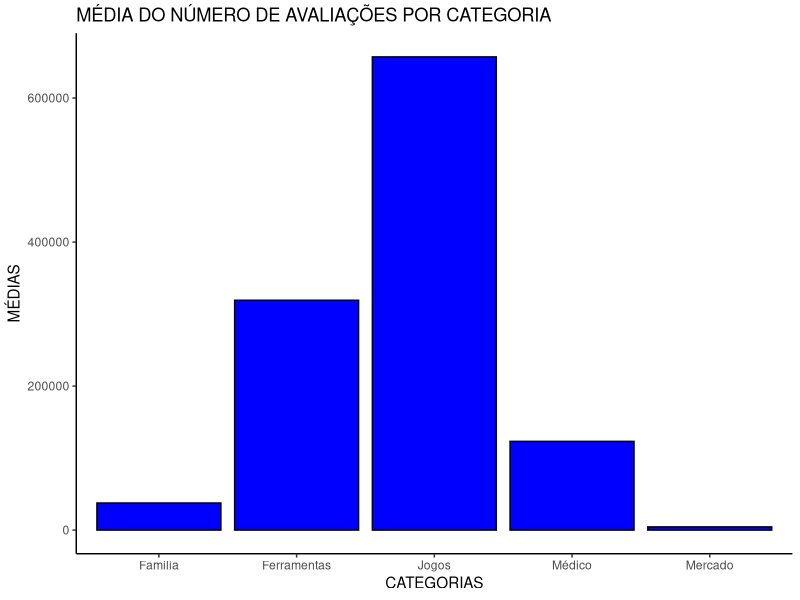
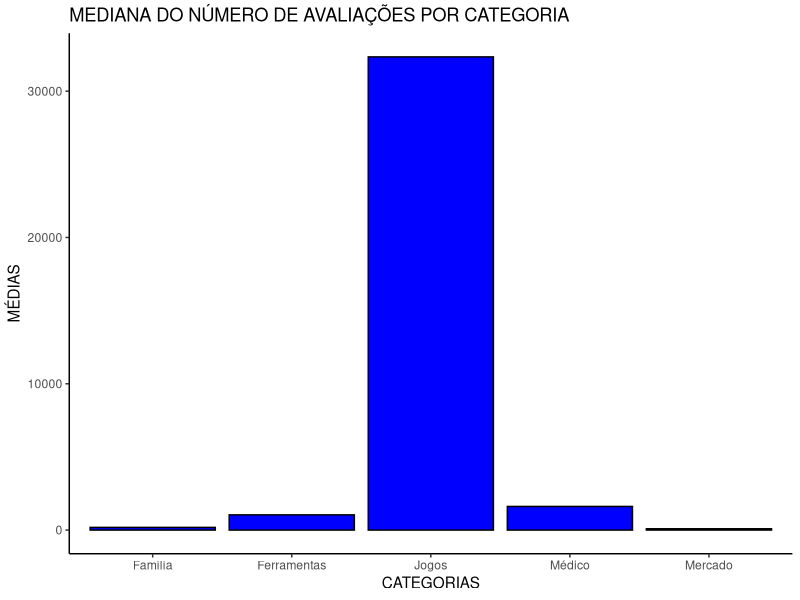
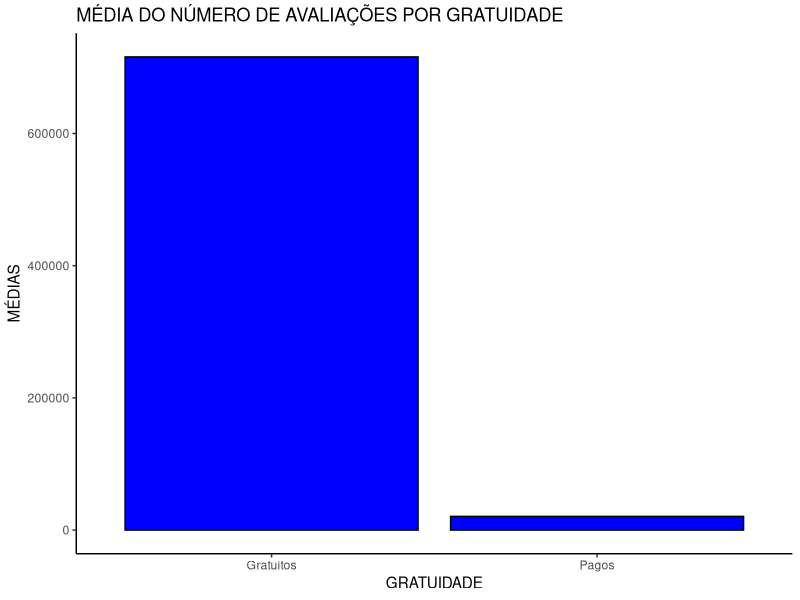
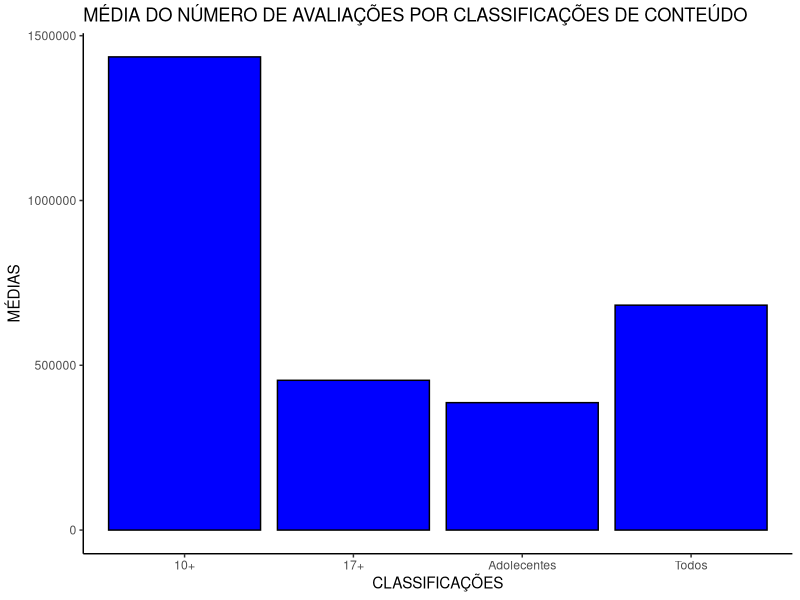
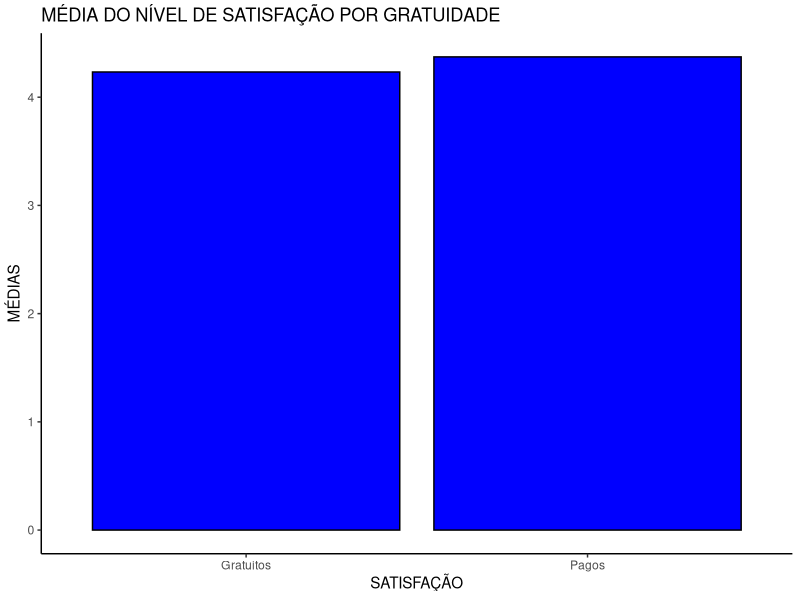
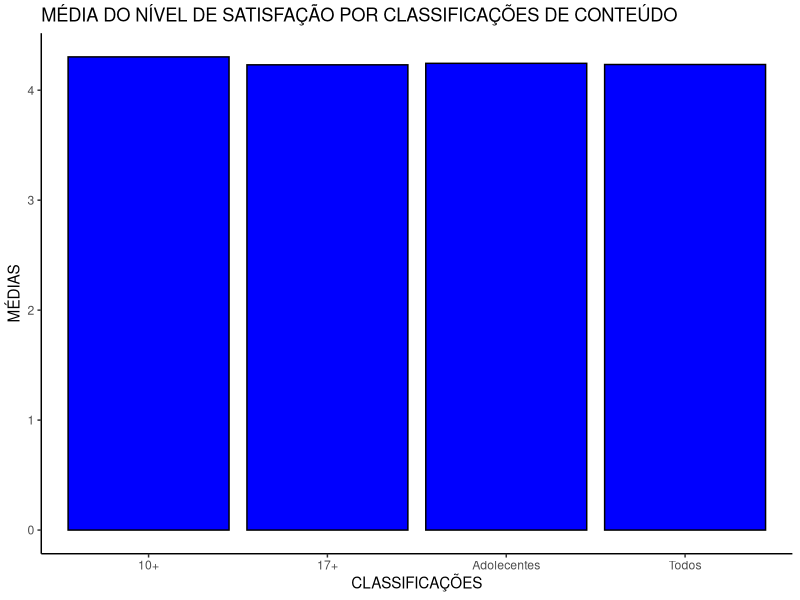

Source code (R) for these figures, in order:
library(tidyverse)
df = read.csv('googleplaystore.csv')

#Tratamento para a plotagem dos gráficos
categories = c('Ferramentas', 'Familia', 'Médico', 'Jogos', 'Mercado')
df$Category[df$Category=='TOOLS'] = categories[1]
df$Category[df$Category=='FAMILY'] = categories[2]
df$Category[df$Category=='MEDICAL'] = categories[3]
df$Category[df$Category=='GAME'] = categories[4]
df$Category[df$Category=='BUSINESS'] = categories[5]

df_tools = df %>%
  filter(df$Category==categories[1])
df_family = df %>%
  filter(df$Category==categories[2])
df_medical = df %>%
  filter(df$Category==categories[3])
df_game = df %>%
  filter(df$Category==categories[4])
df_business = df %>%
  filter(df$Category==categories[5])

#obtendo a média e mediana de opiniões de cada categoria de aplicativo
means = c(mean(df_tools$Reviews), 
          mean(df_business$Reviews), 
          mean(df_family$Reviews), 
          mean(df_game$Reviews), 
          mean(df_medical$Reviews))
medians = c(median(df_tools$Reviews), 
          median(df_business$Reviews), 
          median(df_family$Reviews), 
          median(df_game$Reviews), 
          median(df_medical$Reviews))

options(scipen=999) # para tirar as notações científicas dos gráficos

#criação do boxplot de avaliações por categoria
boxplot = ggplot(df, aes(y = df$Rating, x = df$Category)) +
  geom_boxplot(fill = 'blue', color = 'black') +
  ylab('AVALIAÇÕES') +
  xlab('CATEGORIAS') +
  ggtitle('DISTRIBUIÇÃO DAS AVALIAÇÕES DO APLICATIVO POR CATEGORIA') +
  theme_classic()



#gráfico da media de numero de avaliações (interesse) por categoria
df_bar = data.frame(médias = means,
                    categorias = categories,
                    medianas = medians)

ggplot(df_bar, aes(y = df_bar$médias, x = df_bar$categorias)) +
  geom_bar(stat = "identity", fill = 'blue', color = 'black') +
  xlab('CATEGORIAS') +
  ylab('MÉDIAS') +
  ggtitle('MÉDIA DO NÚMERO DE AVALIAÇÕES POR CATEGORIA') +
  theme_classic()
print(barplot)

#gráfico da media de numero de avaliações (interesse) por categoria
ggplot(df_bar, aes(y = df_bar$medianas, x = df_bar$categorias)) +
  geom_bar(stat = "identity", fill = 'blue', color = 'black') +
  xlab('CATEGORIAS') +
  ylab('MÉDIAS') +
  ggtitle('MEDIANA DO NÚMERO DE AVALIAÇÕES POR CATEGORIA') +
  theme_classic()

#usaremos agora somente o df_game

#grafico de numero de avaliações por gratuidade
df_g1 = data.frame(gratuidade = c('Gratuitos', 'Pagos'),
                  medias = c(mean(df_game$Reviews[df_game$Type == "Free"]),
                             mean(df_game$Reviews[df_game$Type == "Paid"])
                             )
                  )

ggplot(df_g1, aes(y = df_g1$medias, x = df_g1$gratuidade)) +
  geom_bar(stat = "identity", fill = 'blue', color = 'black') +
  xlab('GRATUIDADE') +
  ylab('MÉDIAS') +
  ggtitle('MÉDIA DO NÚMERO DE AVALIAÇÕES POR GRATUIDADE') +
  theme_classic()

#grafico de numero de avaliações por classificação
df_g2 = data.frame(classificações = c('10+', '17+', 'Todos', 'Adolecentes'),
                   medias = c(mean(df_game$Reviews[df_game$Content.Rating == "Everyone 10+"]),
                              mean(df_game$Reviews[df_game$Content.Rating == "Mature 17+"]),
                              mean(df_game$Reviews[df_game$Content.Rating == "Everyone"]),
                              mean(df_game$Reviews[df_game$Content.Rating == "Teen"]
                              )
                   )
)

ggplot(df_g2, aes(y = df_g2$medias, x = df_g2$classificações)) +
  geom_bar(stat = "identity", fill = 'blue', color = 'black') +
  xlab('CLASSIFICAÇÕES') +
  ylab('MÉDIAS') +
  ggtitle('MÉDIA DO NÚMERO DE AVALIAÇÕES POR CLASSIFICAÇÕES DE CONTEÚDO') +
  theme_classic()

#grafico de satisfação por gratuidade
df_g3 = data.frame(gratuidade = c('Gratuitos', 'Pagos'),
                   medias = c(mean(df_game$Rating[df_game$Type == "Free"]),
                              mean(df_game$Rating[df_game$Type == "Paid"])
                   )
)

ggplot(df_g3, aes(y = df_g3$medias, x = df_g3$gratuidade)) +
  geom_bar(stat = "identity", fill = 'blue', color = 'black') +
  xlab('SATISFAÇÃO') +
  ylab('MÉDIAS') +
  ggtitle('MÉDIA DO NÍVEL DE SATISFAÇÃO POR GRATUIDADE') +
  theme_classic()

#grafico de satisfação por classificação de conteúdo
df_g4 = data.frame(classificações = c('10+', '17+', 'Todos', 'Adolecentes'),
                   medias = c(mean(df_game$Rating[df_game$Content.Rating == "Everyone 10+"]),
                              mean(df_game$Rating[df_game$Content.Rating == "Mature 17+"]),
                              mean(df_game$Rating[df_game$Content.Rating == "Everyone"]),
                              mean(df_game$Rating[df_game$Content.Rating == "Teen"]
                              )
                   )
)

ggplot(df_g4, aes(y = df_g4$medias, x = df_g4$classificações)) +
  geom_bar(stat = "identity", fill = 'blue', color = 'black') +
  xlab('CLASSIFICAÇÕES') +
  ylab('MÉDIAS') +
  ggtitle('MÉDIA DO NÍVEL DE SATISFAÇÃO POR CLASSIFICAÇÕES DE CONTEÚDO') +
  theme_classic()